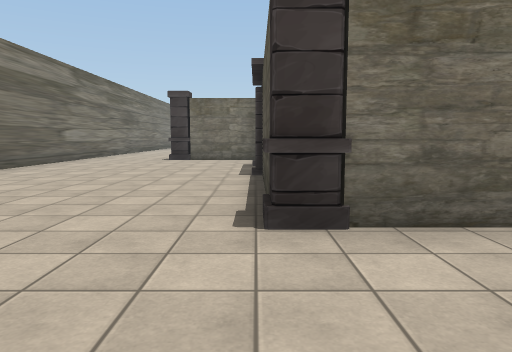
view 1 (above)

24 first-person views from a walk through a 3-D level made in the Unity game engine. The camera is 1.3 m above the floor, tilts 6° down and sees 70° across. The floor is counted in squares, 2 m on a side. Each view is taken from the middle of a square. On the plan, view 1 faces up. The plan holds only what a view shows up to about 11 squares ahead; the rest is blank. The place goes on beyond the plan. The player is left out. Some animated figures are left out. Some surface patterns are stand-ins.

view 2
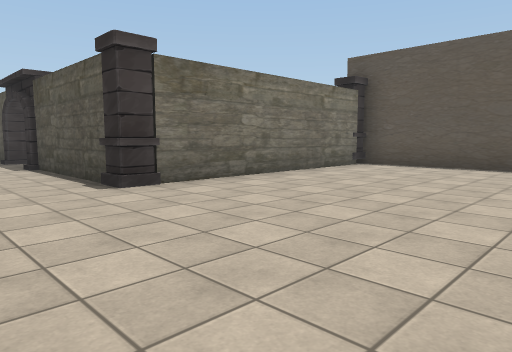

view 3
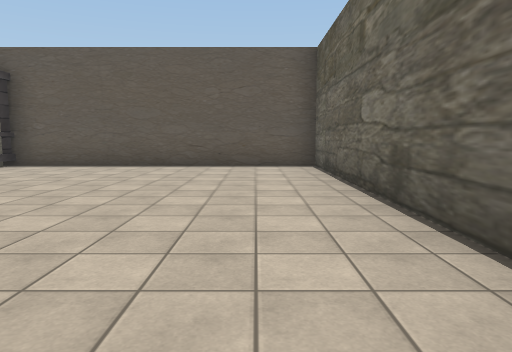

view 4
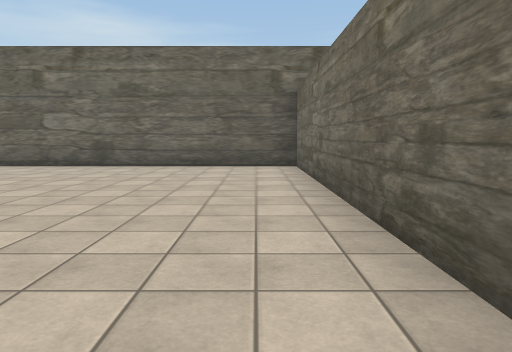

view 5
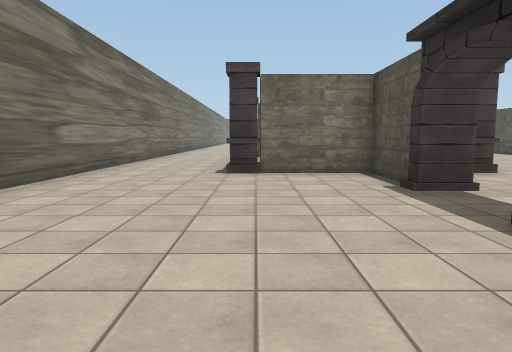

view 6
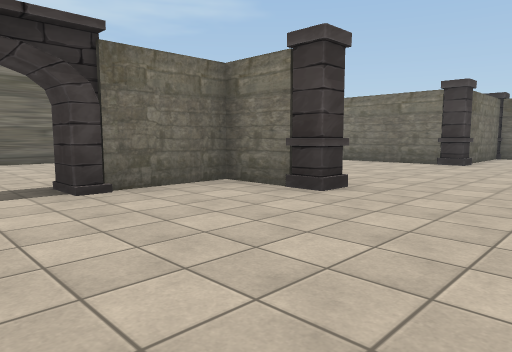

view 7
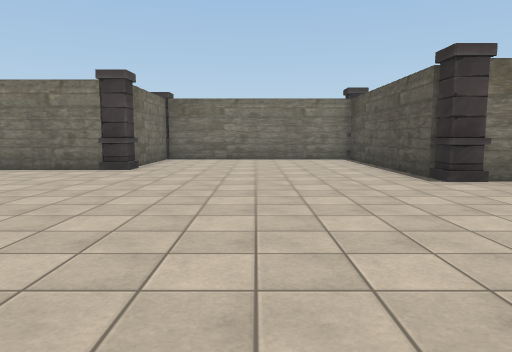

view 8
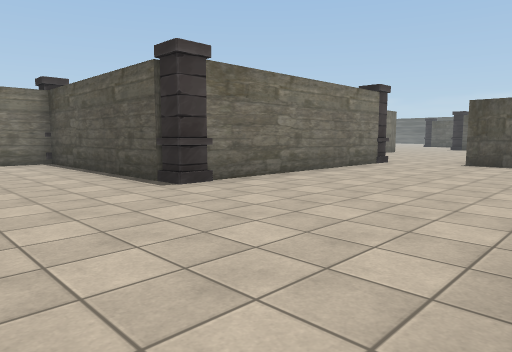

view 9
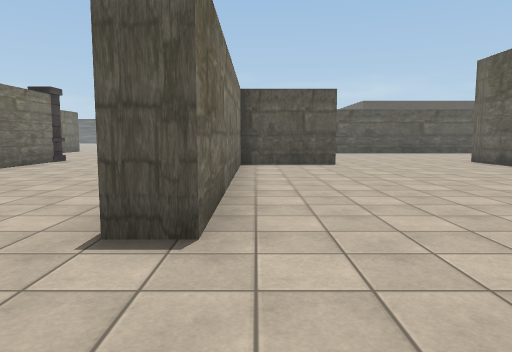

view 10
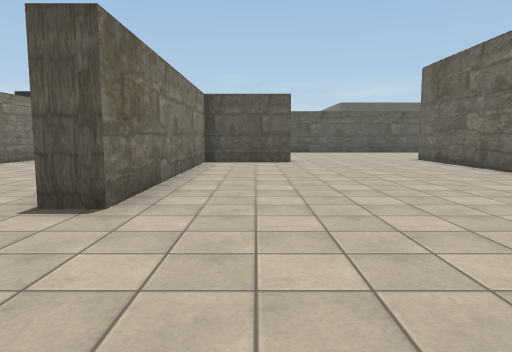

view 11
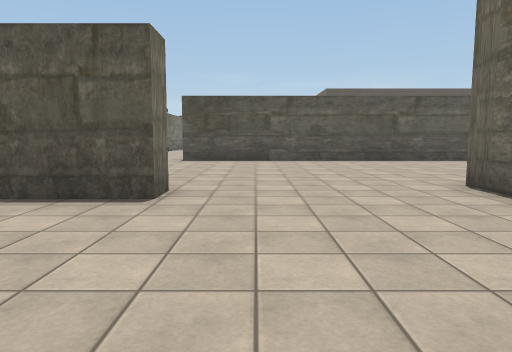

view 12
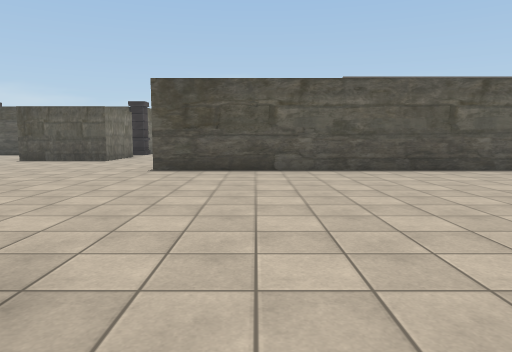

view 13
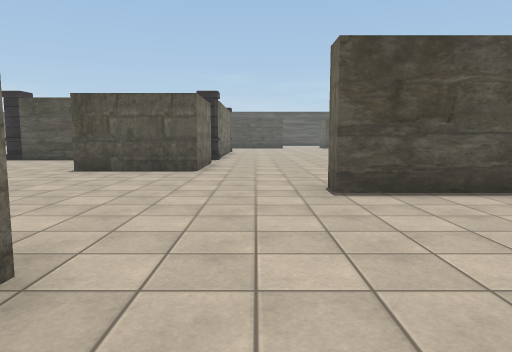

view 14
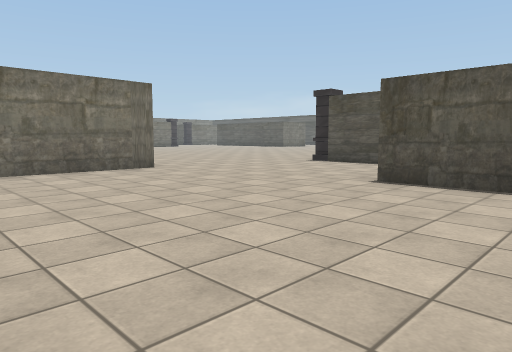

view 15
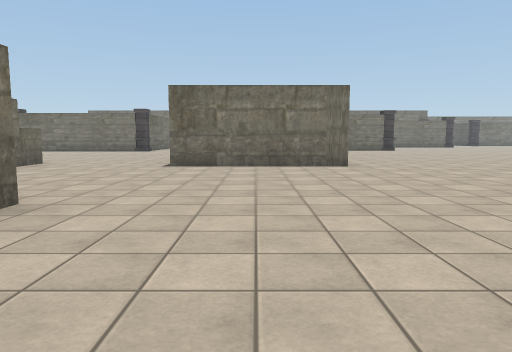

view 16
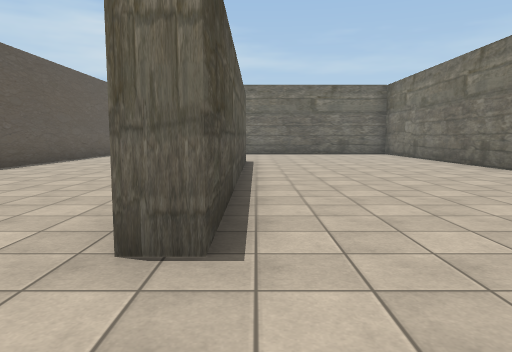

view 17
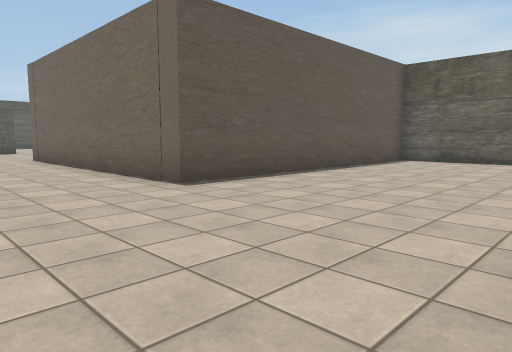

view 18
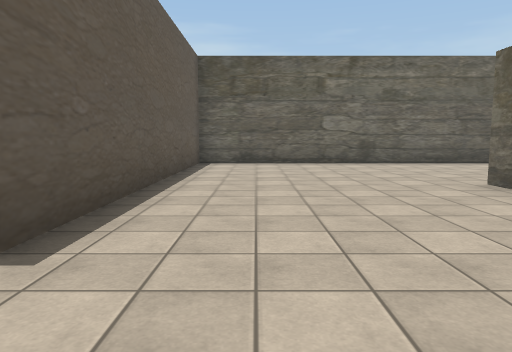

view 19
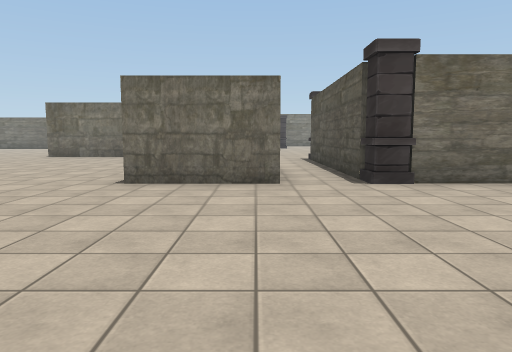

view 20
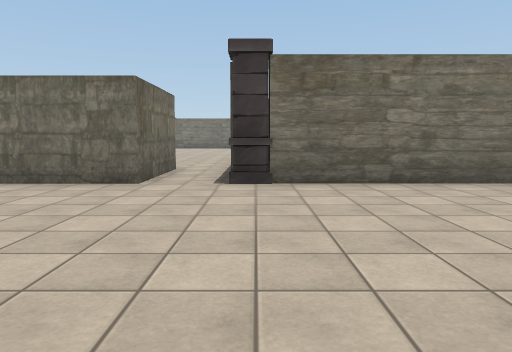

view 21
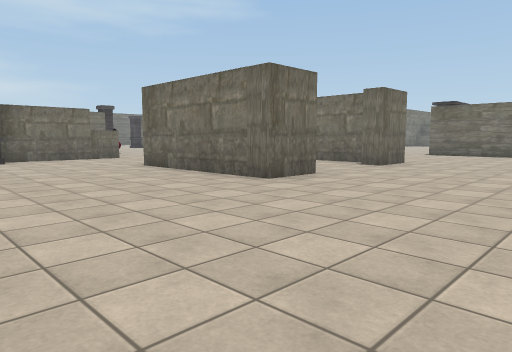

view 22
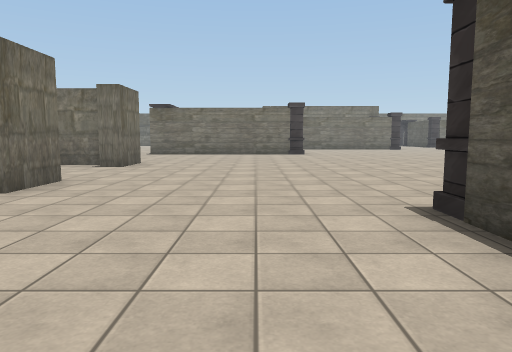

view 23
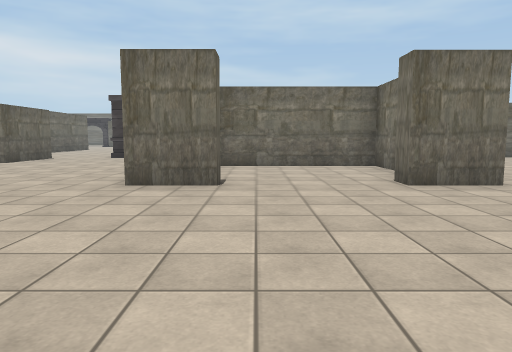

view 24
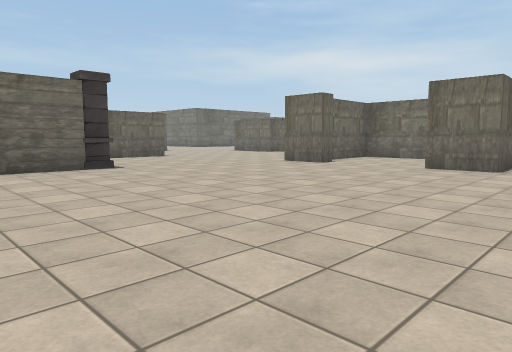

### Floor plan
Points are (right, up) in squares from view 1. A wall is a line through its corners. A room is listed if a view was taken in it or the views show most of it. See-through windows are left out.
Room 1 (views 1, 2, 3)
walls: (5.5, 2.6) (0.6, 2.6); (-2.9, 2.8) (-2.9, -4.4) (6.5, -4.4) (6.5, 2.8)
ways out: opening at (-1.5, 3.5) to room 2
objects: pillar (0, 3)
Room 2 (views 4, 5, 6, 7, 8, 9, 10, 11, 12, 13, 14, 15, 16, 17, 18, 19, 20, 21, 22, 23, 24)
walls: (14.5, 11.6) (14.5, 12.6); (13.5, 14.4) (8.4, 14.4); (14.9, 12.6) (16.8, 12.6); (13.5, 7.1) (12.8, 7.1) (12.8, 9.4) (6.3, 9.4) (6.3, 10); (7.8, 15.4) (7.8, 19.5); (13.7, 18.2) (13.7, 15.4); (9.9, 3.2) (14, 3.2); (7.5, 19.9) (2.5, 19.9); (13.9, 2.9) (13.9, -1.1); (1.6, 10.7) (0.6, 10.7) (0.6, 8.4) (0.1, 8.4) (0.1, 10.7) (-1.5, 10.7); (20.5, 18.5) (21.1, 18.5) (21.1, 17.2) (17, 17.2); (1.6, 16.4) (-0.9, 16.4); (2.3, 19.5) (2.3, 17.4); (24.3, 12.6) (24.3, 10.1) (22.1, 10.1) (22.1, 12.6); (20.4, 21.8) (17.6, 21.8) (17.6, 18.1); (19.8, 22.4) (21.1, 22.4) (21.1, 21.1) (20.5, 21.1); (25.6, 10.6) (25.6, 15.5); (19.8, 0.5) (19.8, -0.1); (19.3, 0) (19.3, 8.1) (19.9, 8.1); (0.1, 3.4) (0.1, 6.8); (26.5, 16.3) (27.8, 16.3); (17, -4.4) (24.4, -4.4) (24.4, 3.2) (29.5, 3.2); (-5.2, 15.1) (-5.2, 7.4); (29.5, 10.1) (26.6, 10.1)
ways out: opening at (-1.5, 3.5) to room 1
objects: pillar (-2, 11); pillar (2, 11); pillar (2, 17); pillar (2, 20); pillar (6, 3); pillar (8, 15); pillar (8, 20); pillar (14, 15); pillar (26, 10); pillar (26, 16)

Where each view was taken, in squares from view 1:
view 1: 0 up, 0 right, facing up
view 2: 2 down, 2 left, facing up-right
view 3: 3 down, 2 left, facing right
view 4: 4 up, 2 left, facing down
view 5: 4 up, 2 left, facing up
view 6: 7 up, 5 right, facing up-left
view 7: 9 up, 5 right, facing up
view 8: 10 up, 5 right, facing up-right
view 9: 9 up, 4 right, facing right
view 10: 8 up, 3 right, facing right
view 11: 6 up, 9 right, facing right
view 12: 6 up, 12 right, facing right
view 13: 9 up, 15 right, facing right
view 14: 10 up, 17 right, facing up-right
view 15: 9 up, 19 right, facing up
view 16: 10 up, 19 right, facing down
view 17: 6 up, 20 right, facing down-right
view 18: 5 up, 23 right, facing down
view 19: 5 up, 24 right, facing up
view 20: 5 up, 26 right, facing up
view 21: 13 up, 25 right, facing up-left
view 22: 13 up, 24 right, facing up
view 23: 19 up, 26 right, facing left
view 24: 24 up, 29 right, facing down-left
